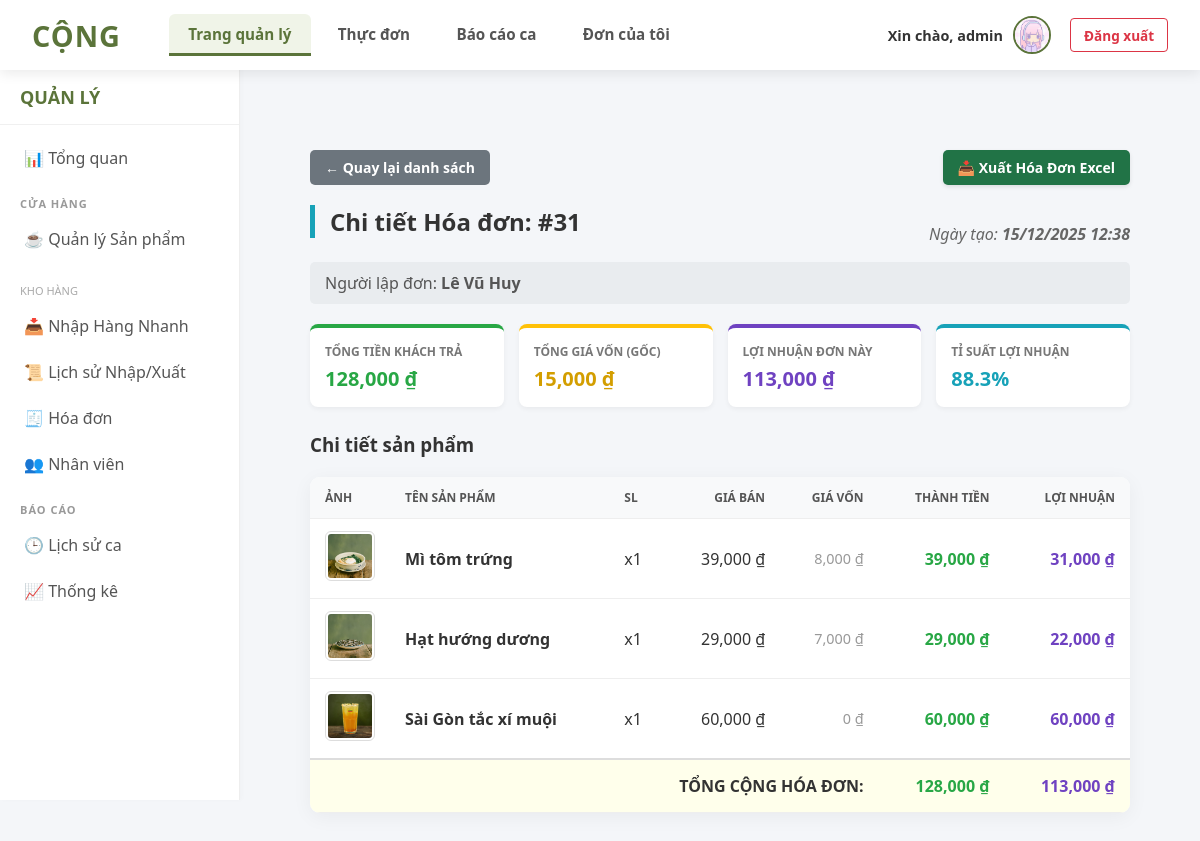
The page /admin/order_details.php?id=31 (signed in) on the database its author committed.
### tables this page shows
CREATE TABLE `users` (
  `id` int(11) NOT NULL,
  `username` varchar(100) NOT NULL,
  `password` varchar(255) NOT NULL COMMENT 'Lưu mật khẩu đã hash',
  `full_name` varchar(255) DEFAULT NULL,
  `role` enum('admin','staff') NOT NULL DEFAULT 'staff',
  `security_code` varchar(50) DEFAULT NULL,
  `shift` varchar(20) DEFAULT 'full',
  `gender` varchar(10) DEFAULT 'Khác',
  `birth_year` int(11) DEFAULT 2000,
  `phone` varchar(20) DEFAULT '',
  `address` text DEFAULT '',
  `avatar` varchar(255) DEFAULT 'default_user.png'
);

CREATE TABLE `orders` (
  `id` int(11) NOT NULL,
  `user_id` int(11) NOT NULL COMMENT 'Nhân viên tạo đơn',
  `order_date` datetime NOT NULL DEFAULT current_timestamp(),
  `total_amount` int(11) NOT NULL,
  `total_cost` decimal(15,0) NOT NULL DEFAULT 0,
  `status` enum('pending','paid','cancelled') NOT NULL DEFAULT 'pending'
);

CREATE TABLE `order_details` (
  `id` int(11) NOT NULL,
  `order_id` int(11) NOT NULL,
  `product_id` int(11) NOT NULL,
  `quantity` int(11) NOT NULL,
  `price` int(11) NOT NULL COMMENT 'Giá tại thời điểm bán',
  `note` text DEFAULT NULL
);

CREATE TABLE `products` (
  `id` int(11) NOT NULL,
  `category_id` int(11) NOT NULL,
  `name` varchar(255) NOT NULL,
  `price` int(11) NOT NULL,
  `original_price` decimal(10,2) DEFAULT 0.00,
  `stock` int(11) NOT NULL,
  `image` varchar(255) DEFAULT 'default.jpg',
  `description` text DEFAULT NULL,
  `is_locked` tinyint(1) DEFAULT 0
);

### admin/order_details.php (the view, shortened to what this page needs)
<?php
require '../includes/header.php';
require '../includes/admin_sidebar.php';
echo '<div class="main-with-sidebar">';
$order_id = (isset($_GET['id'])) ? (int)$_GET['id'] : 0;
$sql_order = "SELECT orders.id, orders.order_date, orders.total_amount, users.full_name
              FROM orders
              JOIN users ON orders.user_id = users.id
              WHERE orders.id = ?";
$stmt_order = mysqli_prepare($conn, $sql_order);
mysqli_stmt_bind_param($stmt_order, "i", $order_id);
mysqli_stmt_execute($stmt_order);
$result_order = mysqli_stmt_get_result($stmt_order);
$order_info = mysqli_fetch_assoc($result_order);
$sql_details = "SELECT products.name, products.image, products.original_price,
                       order_details.quantity, order_details.price
                FROM order_details
                JOIN products ON order_details.product_id = products.id
                WHERE order_details.order_id = ?";
$stmt_details = mysqli_prepare($conn, $sql_details);
mysqli_stmt_bind_param($stmt_details, "i", $order_id);
mysqli_stmt_execute($stmt_details);
$result_details = mysqli_stmt_get_result($stmt_details);
$items = [];
$total_revenue = 0;
$total_cost = 0;
if ($result_details) {
    while ($row = mysqli_fetch_assoc($result_details)) {
        $row['line_revenue'] = $row['price'] * $row['quantity'];
        $row['line_cost']    = $row['original_price'] * $row['quantity'];
        $row['line_profit']  = $row['line_revenue'] - $row['line_cost'];
        $total_revenue += $row['line_revenue'];
        $total_cost    += $row['line_cost'];
        $items[] = $row;
    }
}
$total_profit = $total_revenue - $total_cost;
?>
<div class="admin-wrapper">
    <div style="display: flex; justify-content: space-between; align-items: center; margin-bottom: 20px;">
        <a href="order_list.php" class="btn-back" style="margin-bottom: 0;">← Quay lại danh sách</a>
        <a href="../excel/export_order_excel.php?id=<?php echo $order_id; ?>" class="btn-excel" target="_blank">
            📥 Xuất Hóa Đơn Excel
        </a>
    </div>
    <?php if ($order_info): ?>
        <div style="display:flex; justify-content:space-between; align-items:center;">
            <h2>Chi tiết Hóa đơn: #<?php echo $order_info['id']; ?></h2>
            <div style="font-style:italic; color:#666;">
                Ngày tạo: <strong><?php echo date('d/m/Y H:i', strtotime($order_info['order_date'])); ?></strong>
            </div>
        </div>
        <div class="order-info-line">
            Người lập đơn: <strong><?php echo htmlspecialchars($order_info['full_name']); ?></strong>
        </div>
        <div class="order-stats">
            <div class="stat-box box-rev">
                <h4>Tổng tiền khách trả</h4>
                <div class="num"><?php echo number_format($total_revenue); ?> ₫</div>
            </div>
            <div class="stat-box box-cost">
                <h4>Tổng giá vốn (Gốc)</h4>
                <div class="num"><?php echo number_format($total_cost); ?> ₫</div>
            </div>
            <div class="stat-box box-profit">
                <h4>Lợi nhuận đơn này</h4>
                <div class="num"><?php echo number_format($total_profit); ?> ₫</div>
            </div>
            <div class="stat-box" style="border-top-color: #17a2b8;">
                <h4>Tỉ suất lợi nhuận</h4>
                <div class="num" style="color: #17a2b8;">
                    <?php echo ($total_revenue > 0) ? round(($total_profit / $total_revenue) * 100, 1) : 0; ?>%
                </div>
            </div>
        </div>
        <h3>Chi tiết sản phẩm</h3>
        <table>
            <thead>
                <tr>
                    <th style="width: 60px;">Ảnh</th>
                    <th>Tên sản phẩm</th>
                    <th class="text-center">SL</th>
                    <th class="text-right">Giá bán</th>
                    <th class="text-right">Giá vốn</th>
                    <th class="text-right">Thành tiền</th>
                    <th class="text-right">Lợi nhuận</th>
                </tr>
            </thead>
            <tbody>
                <?php if (!empty($items)): ?>
                    <?php foreach ($items as $item): ?>
                    <tr>
                        <td>
                            <?php if($item['image']): ?>
                                <img src="./uploads/<?php echo htmlspecialchars($item['image']); ?>" alt="Img">
                            <?php else: ?>
                                <img src="../assets/no-image.png" alt="No Img">
                            <?php endif; ?>
                        </td>
                        <td>
                            <strong><?php echo htmlspecialchars($item['name']); ?></strong>
                        </td>
                        <td class="text-center">x<?php echo $item['quantity']; ?></td>
                        <td class="text-right">
                            <?php echo number_format($item['price']); ?> ₫
                        </td>
                        <td class="text-right text-muted">
                            <?php echo number_format($item['original_price']); ?> ₫
                        </td>
                        <td class="text-right fw-bold text-green">
                            <?php echo number_format($item['line_revenue']); ?> ₫
                        </td>
                        <td class="text-right fw-bold text-purple">
                            <?php echo number_format($item['line_profit']); ?> ₫
                        </td>
                    </tr>
                    <?php endforeach; ?>
                    <tr class="total-row">
                        <td colspan="5" class="text-right" style="color: #333;">TỔNG CỘNG HÓA ĐƠN:</td>
                        <td class="text-right text-green"><?php echo number_format($total_revenue); ?> ₫</td>
                        <td class="text-right text-purple"><?php echo number_format($total_profit); ?> ₫</td>
                    </tr>
                <?php else: ?>
                    <tr><td colspan="7">Không có sản phẩm nào trong đơn hàng này.</td></tr>
                <?php endif; ?>
            </tbody>
        </table>
    <?php else: ?>
        <h2>Không tìm thấy hóa đơn này.</h2>
    <?php endif; ?>
</div>
<?php
echo '</div>';
?>

### includes/header.php (shortened to what this page needs)
<?php
$current_page = basename($_SERVER['PHP_SELF']);
function isActive($page_name, $current_page) {
    if (is_array($page_name)) {
        return in_array($current_page, $page_name) ? 'active' : '';
    }
    return ($current_page == $page_name) ? 'active' : '';
}
$has_image = false; $avatar_url = ""; $first_char = "U"; $profile_link = "#";
if (isset($_SESSION['user_id'])) {
    if ($conn) {
        $uid = intval($_SESSION['user_id']);
        $q_avt = mysqli_query($conn, "SELECT avatar FROM users WHERE id = $uid");
        if ($q_avt && mysqli_num_rows($q_avt) > 0) {
            $r_avt = mysqli_fetch_assoc($q_avt);
            if (!empty($r_avt['avatar']) && $r_avt['avatar'] != 'default_user.png') {
                $has_image = true;
                $avatar_url = "/QuanLyCaPhe/admin/uploads/" . $r_avt['avatar'];
            }
        }
    }
    if (isset($_SESSION['username'])) {
        $first_char = strtoupper(substr($_SESSION['username'], 0, 1));
    }
    $profile_link = "/QuanLyCaPhe/admin/user_view.php?id=" . $uid;
}
?>
<!DOCTYPE html>
<html lang="vi">
<head>
    <link rel="stylesheet" href="/QuanLyCaPhe/css/admin_style.css">
    <link rel="stylesheet" href="/QuanLyCaPhe/css/header_style.css">
</head>
<body>
<header>
    <div class="header-container">
        <div class="header-left">
            <a href="/QuanLyCaPhe/index.php" class="logo">Cộng</a>
            <?php if (isset($_SESSION['user_id'])): ?>
            <nav>
                <ul>
                    <?php if ($_SESSION['role'] == 'admin'): ?>
                        <?php
                        $admin_pages = [
                            'dashboard.php',
                            'product_list.php', 'product_add.php', 'product_edit.php',
                            'order_list.php', 'order_details.php',
                            'user_list.php', 'user_add.php', 'user_edit.php', 'user_view.php',
                            'shift_history.php', 'stats.php'
                        ];
                        ?>
                        <li>
                            <a href="/QuanLyCaPhe/admin/dashboard.php" class="<?php echo isActive($admin_pages, $current_page); ?>">
                                Trang quản lý
                            </a>
                        </li>
                    <?php endif; ?>
                    <li>
                        <a href="/QuanLyCaPhe/pos/pos.php" class="<?php echo isActive('pos.php', $current_page); ?>">
                            Thực đơn
                        </a>
                    </li>
                    <li>
                        <a href="/QuanLyCaPhe/pos/shift_report.php" class="<?php echo isActive('shift_report.php', $current_page); ?>">
                            Báo cáo ca
                        </a>
                    </li>
                    <li>
                        <a href="/QuanLyCaPhe/pos/my_orders.php" class="<?php echo isActive('my_orders.php', $current_page); ?>">
                            Đơn của tôi
                        </a>
                    </li>
                </ul>
            </nav>
            <?php endif; ?>
        </div>
        <?php if (isset($_SESSION['user_id'])): ?>
            <div class="user-info">
                <a href="<?php echo $profile_link; ?>" style="display:flex; align-items:center; gap:10px; text-decoration:none; color:#333;">
                    <span>Xin chào, <?php echo htmlspecialchars($_SESSION['username']); ?></span>
                    <?php if ($has_image): ?>
                        <img src="<?php echo $avatar_url; ?>" class="avatar-img" alt="Avt">
                    <?php else: ?>
                        <div class="avatar-letter"><?php echo $first_char; ?></div>
                    <?php endif; ?>
                </a>
                <a href="/QuanLyCaPhe/logout.php" class="logout-link">Đăng xuất</a>
            </div>
        <?php else: ?>
            <div class="user-info">
                <a href="/QuanLyCaPhe/login.php" class="logout-link" style="color: #007bff; border-color: #007bff;">Đăng nhập</a>
            </div>
        <?php endif; ?>
    </div>
</header>
<main class="content">

### css/admin_style.css (style rules this page uses)
.admin-wrapper { max-width: 1200px; margin: 0 auto; padding: 30px 20px; margin-top: 20px; }
h2 { color: #333; margin-bottom: 1.5rem; font-size: 24px; border-left: 5px solid #5B743A; padding-left: 15px; }
table { width: 100%; border-collapse: separate; border-spacing: 0; background-color: white; box-shadow: 0 4px 20px rgba(0, 0, 0, 0.05); border-radius: 10px; overflow: hidden; margin-bottom: 20px; margin-top: 20px; }
th, td { border-bottom: 1px solid #eee; padding: 12px 20px; text-align: left; vertical-align: middle; }
th { background-color: #f8f9fa; font-weight: 700; color: #555; text-transform: uppercase; font-size: 13px; }
table img { max-width: 60px; border-radius: 6px; border: 1px solid #ddd; padding: 2px; }
.main-with-sidebar { margin-left: 240px; padding: 30px; width: auto; }

### css/header_style.css (style rules this page uses)
* { margin: 0; padding: 0; box-sizing: border-box; font-family: "Segoe UI", Tahoma, Geneva, Verdana, sans-serif; }
body { background-color: #f4f6f9; color: #333; }
header { background: white; padding: 0 2rem; height: 70px; position: fixed; top: 0; left: 0; width: 100%; z-index: 1000; box-shadow: 0 4px 12px rgba(0, 0, 0, 0.08); display: flex; align-items: center; }
.header-container { width: 100%; max-width: 1400px; margin: 0 auto; display: flex; justify-content: space-between; align-items: center; height: 100%; }
.header-left { display: flex; align-items: center; gap: 3rem; height: 100%; }
.header-left .logo { font-size: 1.8rem; font-weight: 800; letter-spacing: 1px; color: #5B743A; text-decoration: none; text-transform: uppercase; display: flex; align-items: center; }
.header-left nav { height: 100%; }
.header-left nav ul { list-style: none; display: flex; gap: 0.5rem; height: 100%; align-items: center; }
.header-left nav ul li { height: 100%; display: flex; align-items: center; }
.header-left nav ul li a { color: #555; text-decoration: none; font-weight: 600; padding: 0 1.2rem; height: 60%; display: flex; align-items: center; border-radius: 6px; transition: all 0.2s ease; font-size: 0.95rem; border-bottom: 3px solid transparent; }
.header-left nav ul li a.active { background-color: #f0f4e8; color: #5B743A; font-weight: 700; border-bottom-color: #5B743A; border-radius: 6px 6px 0 0; }
.user-info { display: flex; align-items: center; gap: 1.2rem; font-size: 0.9rem; }
.user-info a { text-decoration: none; color: #333; display: flex; align-items: center; gap: 10px; font-weight: 600; transition: 0.2s; }
.avatar-img { width: 38px; height: 38px; border-radius: 50%; object-fit: cover; border: 2px solid #5B743A; }
.logout-link { color: #dc3545 !important; border: 1px solid #dc3545; padding: 0.4rem 0.8rem; border-radius: 4px; font-size: 0.85rem; }
.content { margin-top: 90px; max-width: 1400px; margin-left: auto; margin-right: auto; padding: 0 20px 40px 20px; min-height: 80vh; }

### rows shown on the page
users: avatar (picture)
orders: id "31", order_date "15/12/2025 12:38", user.full_name "Lê Vũ Huy"
order_details: product.image (picture), product.name "Mì tôm trứng", quantity "1", price "39,000", product.original_price "8,000", line_profit "31,000"
order_details: product.image (picture), product.name "Hạt hướng dương", quantity "1", price "29,000", product.original_price "7,000", line_profit "22,000"
order_details: product.image (picture), product.name "Sài Gòn tắc xí muội", quantity "1", price "60,000", product.original_price "0"

### other values the page prints
$_SESSION['username'] "admin"
$total_revenue "128,000"
$total_cost "15,000"
$total_profit "113,000"
